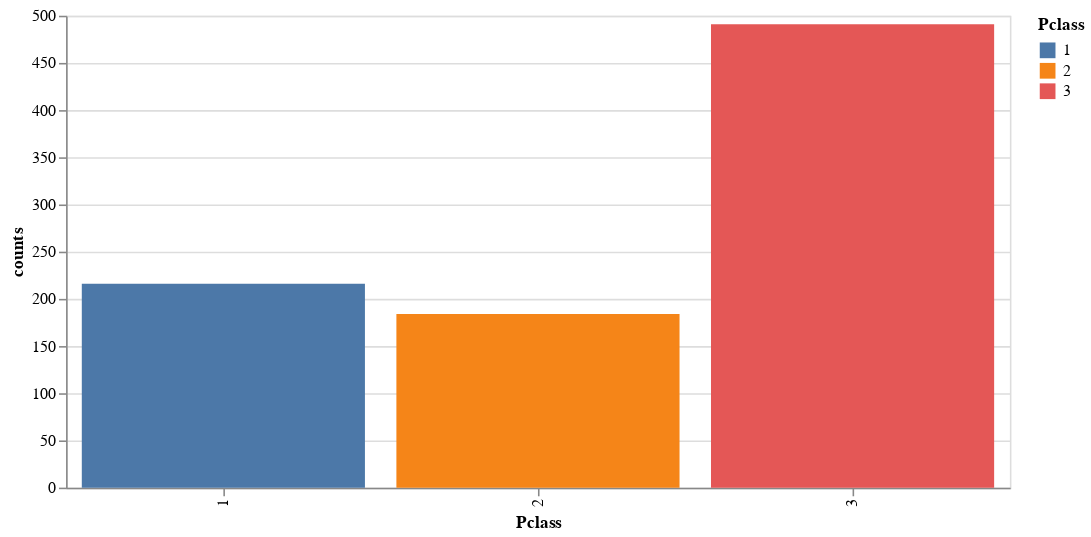

This figure's notebook cell:
### Markdown cell above
### Altair
We can pass a `DataFrame` directly to Altair

### Code cell
alt.Chart(
    passenger_class_counts_df,
    width=600
).mark_bar().encode(
    x="Pclass:N",
    y="counts:Q",
    color="Pclass:N",
)

### Figure 1 — Vega specification as saved in the notebook (floating-point values rounded to 4 significant figures)
{"$schema": "https://vega.github.io/schema/vega/v5.json", "data": [{"name": "source_0", "values": [{"Pclass": 1, "counts": 216, "counts_end": 216.0, "counts_start": 0.0}, {"Pclass": 2, "counts": 184, "counts_end": 184.0, "counts_start": 0.0}, {"Pclass": 3, "counts": 491, "counts_end": 491.0, "counts_start": 0.0}]}, {"name": "source_0_x_domain_Pclass", "values": [{"Pclass": 1}, {"Pclass": 2}, {"Pclass": 3}]}, {"name": "source_0_color_domain_Pclass", "values": [{"Pclass": 1}, {"Pclass": 2}, {"Pclass": 3}]}], "marks": [{"type": "rect", "name": "marks", "from": {"data": "source_0"}, "encode": {"update": {"ariaRoleDescription": {"value": "bar"}, "description": {"signal": "\"Pclass: \" + (isValid(datum[\"Pclass\"]) ? datum[\"Pclass\"] : \"\"+datum[\"Pclass\"]) + \"; counts: \" + (format(datum[\"counts\"], \"\"))"}, "y2": {"field": "counts_start", "scale": "y"}, "x": {"field": "Pclass", "scale": "x"}, "y": {"field": "counts_end", "scale": "y"}, "fill": {"field": "Pclass", "scale": "color"}, "width": {"signal": "max(0.25, bandwidth('x'))"}}}, "style": ["bar"]}], "scales": [{"name": "x", "type": "band", "domain": {"data": "source_0_x_domain_Pclass", "field": "Pclass", "sort": true}, "range": [0, {"signal": "width"}], "paddingInner": 0.1, "paddingOuter": 0.05}, {"name": "y", "type": "linear", "domain": {"fields": ["counts_start", "counts_end"], "data": "source_0"}, "range": [{"signal": "height"}, 0], "nice": true, "zero": true}, {"name": "color", "type": "ordinal", "domain": {"data": "source_0_color_domain_Pclass", "field": "Pclass", "sort": true}, "range": "category"}], "axes": [{"scale": "y", "gridScale": "x", "orient": "left", "zindex": 0, "aria": false, "grid": true, "minExtent": 0, "tickCount": {"signal": "ceil(height/40)"}, "maxExtent": 0, "ticks": false, "domain": false, "labels": false}, {"scale": "x", "orient": "bottom", "grid": false, "zindex": 0, "labelAngle": 270, "labelAlign": "right", "labelBaseline": "middle", "title": "Pclass"}, {"scale": "y", "title": "counts", "zindex": 0, "labelOverlap": true, "tickCount": {"signal": "ceil(height/40)"}, "grid": false, "orient": "left"}], "padding": 5, "width": 600, "background": "white", "height": 300, "style": "cell", "legends": [{"fill": "color", "symbolType": "square", "title": "Pclass"}]}
